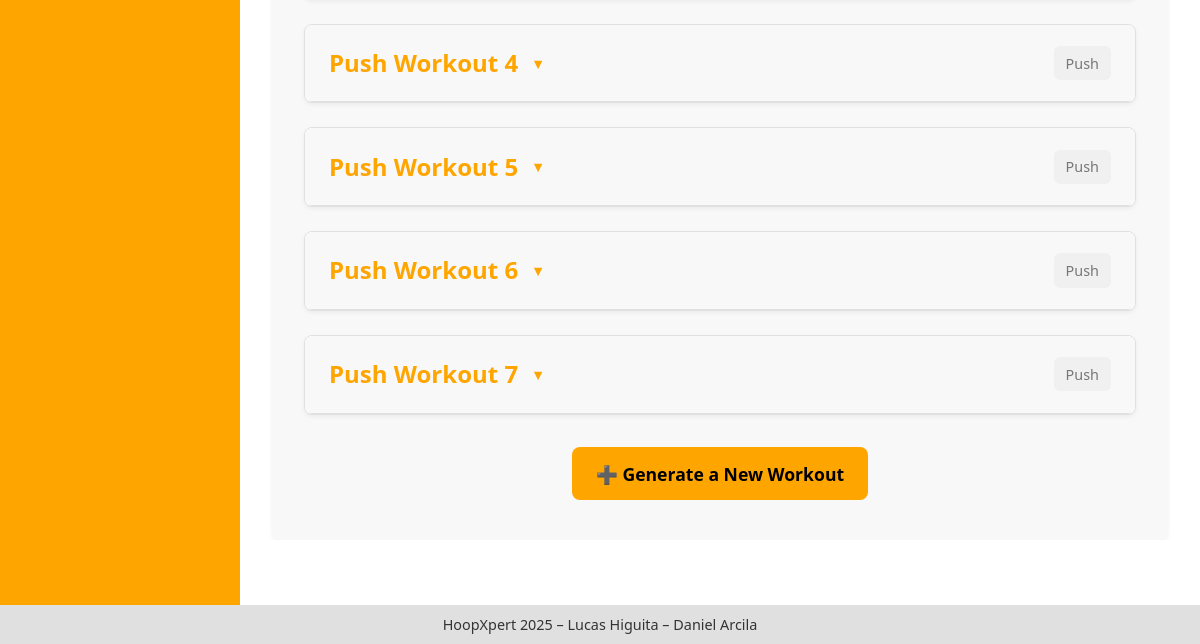
The app's page /workout_list/ (lower part), older data.
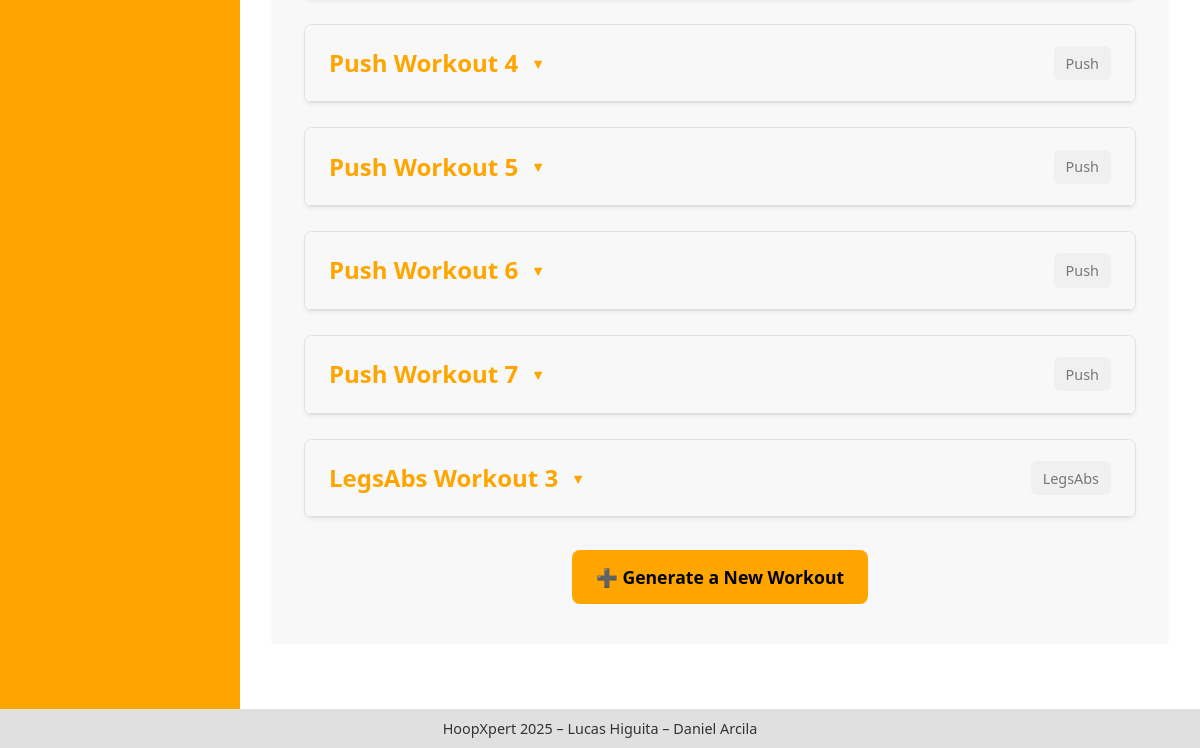
The same page, newer data.
### workout/models.py (models this page shows, shortened)
class Workouts(models.Model):
    WORKOUT_TYPES = [
        ('Push', 'Push'),
        ('Pull', 'Pull'),
        ('Legs/Abs', 'Legs & Abs'),
    ]
    name = models.CharField(max_length=100)  # Puedes generar un nombre tipo "Push Workout 1"
    workout_type = models.CharField(max_length=20, choices=WORKOUT_TYPES)
    exercises = models.ManyToManyField(Exercise)

### workout/views.py (the view)
# urls.py: path('workout_list/', workout_views.workout_list),
def workout_list(request):
    workouts = Workouts.objects.all()
    return render(request, 'workout_list.html', {'workouts': workouts})

### workout/templates/workout_list.html (shortened to what this page needs)
{% extends "base.html" %}
{% block content %}
<!DOCTYPE html>
<html lang="en">
<head>
</head>
<body>
    <main>
        <div class="workout-container">
            {% if workouts %}
                <ul class="workout-list">
                    {% for workout in workouts %}
                        <li class="workout-item">
                            <div class="workout-header">
                                <h2>
                                    {{ workout.name }}
                                    <span class="icon">▼</span>
                                </h2>
                                <span class="workout-type">{{ workout.workout_type }}</span>
                            </div>
                        </li>
                    {% endfor %}
                </ul>
            {% else %}
                <div class="empty-state">
                    <p>No workouts have been created yet.</p>
                </div>
            {% endif %}
            <div class="action-buttons">
                <a href="/workout/" class="btn">
                    ➕ Generate a New Workout
                </a>
            </div>
        </div>
    </main>
</body>
</html>
{% endblock %}

Row changes from the older to the newer data that the page shows:
added Workouts: name "LegsAbs Workout 3", workout_type "LegsAbs"
